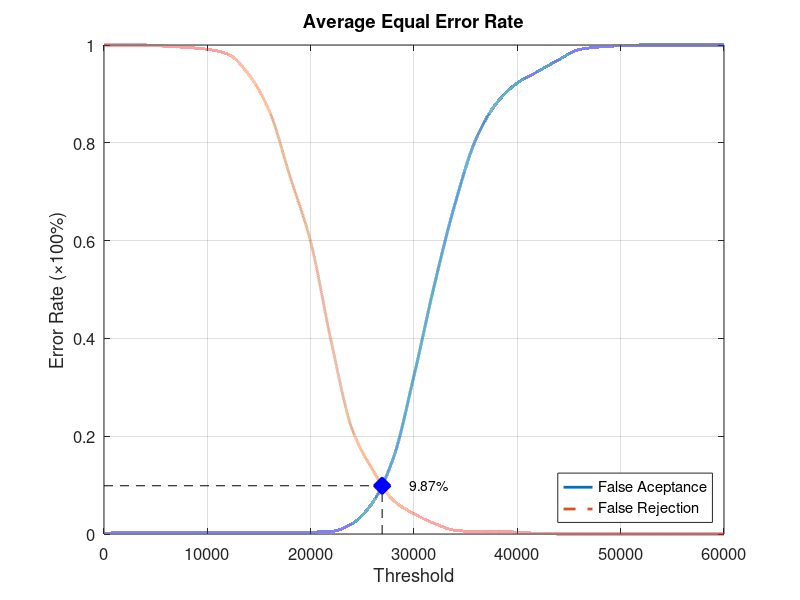
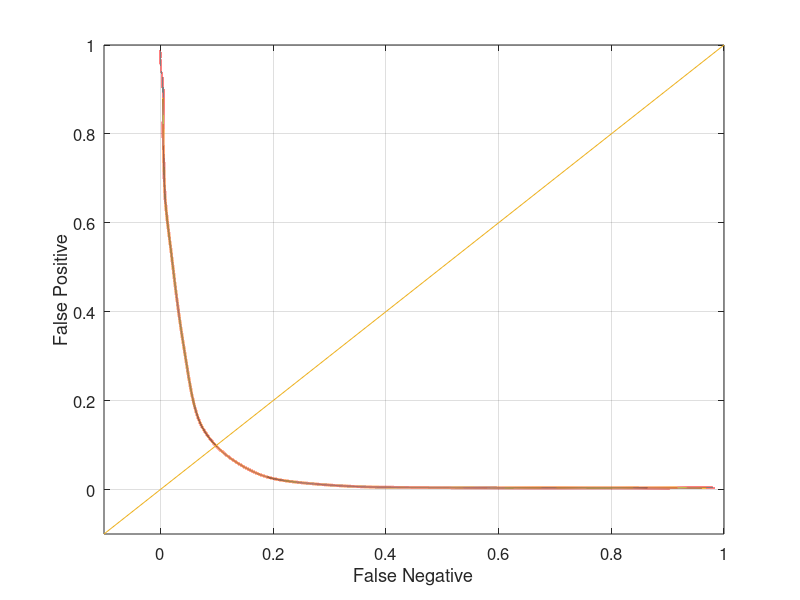

Write the MATLAB code that produced these figures, in order.
function yEER = Experiment2Average
close all;
clear;
clc;
x = 0:2000:60000;
xq = 0:0.5:60000;

y0 = [0 0.00394737 0.00394737 0.00394737 0.00394737 0.00394737 0.00394737 0.00394737 0.00394737 0.00394737 0.00394737 0.00526316 0.0210526 0.0644737 0.155263 0.323684 0.511842 0.677632 0.807895 0.881579 0.922368 0.946053 0.969737 0.99079 0.996053 0.998684 1 1 1 1 1];
yy0 = interp1(x, y0, xq, 'pchip');
y1 = [1 1 1 0.9975 0.995 0.99125 0.98125 0.94 0.865 0.73125 0.5975 0.3925 0.215 0.13125 0.06875 0.04125 0.02125 0.0075 0.005 0.005 0.00375 0.00125 0 0 0 0 0 0 0 0 0];
yy1 = interp1(x, y1, xq, 'pchip');

% Calculating EER: 
y2 = abs(y0 - y1);
find(y2 == min(y2))
yy2 = abs(yy0 - yy1);
xEER = find(yy2 == min(yy2));
xEERIndex = xq(xEER) % X-axis EER
yEER = yy0(xEER) % Y-axis EER

main = figure
plot(xq, yy0,'-','LineWidth', 2);	hold on
plot(xq, yy1,'--','LineWidth', 2);	hold on
plot([xEERIndex xEERIndex], [0 yEER], 'k--');	hold on
plot([0 xEERIndex], [yEER yEER], 'k--');	hold on
plot(xEERIndex, yEER, 'bx', 'LineWidth', 10);	hold on
text(xEERIndex + 10 * xEERIndex / 100, yEER, [num2str(round((10000 * yEER)) / 100) '%'])
legend('False Aceptance', 'False Rejection', 'Location', 'SouthEast')
xlabel('Threshold')
ylabel('Error Rate (\times100%)')
title('Average Equal Error Rate')
set(gca, 'FontSize', 12)
axis([0 60000 0 1])
grid on

print(main, 'Experiment2AverageMain', '-dpng');
FNRxFPR = figure('Color', [1 1 1]);
plot(yy1, yy0, '-', yy1, yy0, 'LineWidth', 2);
hold on
y = -0.1:0.1:1
plot(y, y); 
set(gca, 'FontSize', 12)
xlabel('False Negative')
ylabel('False Positive')
axis([-0.1 1 -0.1 1])
set(gca, 'FontSize', 12)
grid on

print(FNRxFPR, 'Experiment2AverageFNRxFPR','-dpng');
end
